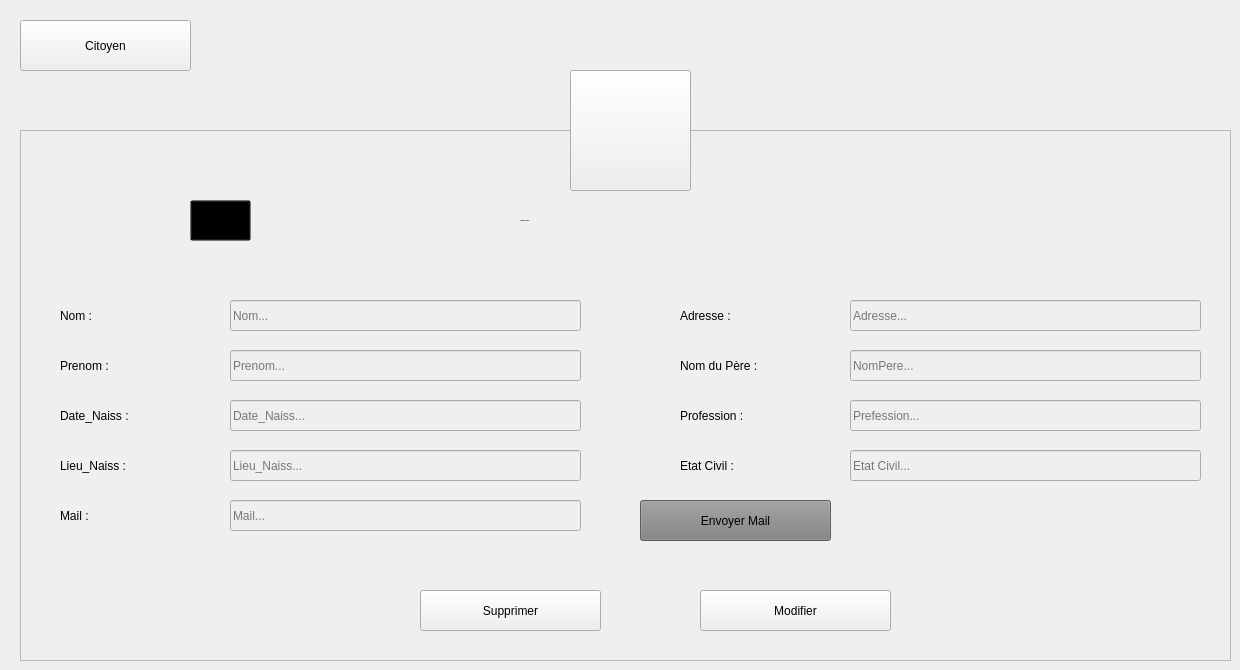
      <widget class="QWidget" name="Profile_Citoyen_2">
       <widget class="QFrame" name="frame_16">
        <property name="geometry">
         <rect>
          <x>20</x>
          <y>130</y>
          <width>1211</width>
          <height>531</height>
         </rect>
        </property>
        <property name="styleSheet">
         <string notr="true"/>
        </property>
        <property name="frameShape">
         <enum>QFrame::StyledPanel</enum>
        </property>
        <property name="frameShadow">
         <enum>QFrame::Raised</enum>
        </property>
        <widget class="QLabel" name="L_AjouterCitoyen_6">
         <property name="geometry">
          <rect>
           <x>500</x>
           <y>70</y>
           <width>281</width>
           <height>41</height>
          </rect>
         </property>
         <property name="font">
          <font>
           <family>century gothic</family>
           <pointsize>-1</pointsize>
           <weight>75</weight>
           <bold>true</bold>
          </font>
         </property>
         <property name="styleSheet">
          <string notr="true">background: transparent;</string>
         </property>
         <property name="text">
          <string>  Profile de Citoyen</string>
         </property>
        </widget>
        <widget class="QLabel" name="L_PNomCitoyen_2">
         <property name="geometry">
          <rect>
           <x>40</x>
           <y>170</y>
           <width>121</width>
           <height>31</height>
          </rect>
         </property>
         <property name="styleSheet">
          <string notr="true">background: transparent;</string>
         </property>
         <property name="text">
          <string>Nom :</string>
         </property>
        </widget>
        <widget class="QLabel" name="L_PPrenomCitoyen_2">
         <property name="geometry">
          <rect>
           <x>40</x>
           <y>220</y>
           <width>121</width>
           <height>31</height>
          </rect>
         </property>
         <property name="styleSheet">
          <string notr="true">background: transparent;</string>
         </property>
         <property name="text">
          <string>Prenom :</string>
         </property>
        </widget>
        <widget class="QLabel" name="L_PDateNaissCit_2">
         <property name="geometry">
          <rect>
           <x>40</x>
           <y>270</y>
           <width>131</width>
           <height>31</height>
          </rect>
         </property>
         <property name="styleSheet">
          <string notr="true">background: transparent;</string>
         </property>
         <property name="text">
          <string>Date_Naiss :</string>
         </property>
        </widget>
        <widget class="QLabel" name="L_PLieuNaissCit_2">
         <property name="geometry">
          <rect>
           <x>40</x>
           <y>320</y>
           <width>141</width>
           <height>31</height>
          </rect>
         </property>
         <property name="styleSheet">
          <string notr="true">background: transparent;</string>
         </property>
         <property name="text">
          <string>Lieu_Naiss :</string>
         </property>
        </widget>
        <widget class="QLabel" name="L_PMailCitoyen_2">
         <property name="geometry">
          <rect>
           <x>40</x>
           <y>370</y>
           <width>141</width>
           <height>31</height>
          </rect>
         </property>
         <property name="styleSheet">
          <string notr="true">background: transparent;</string>
         </property>
         <property name="text">
          <string>Mail :</string>
         </property>
        </widget>
        <widget class="QLineEdit" name="LE_PNomCitoyen_2">
         <property name="enabled">
          <bool>false</bool>
         </property>
         <property name="geometry">
          <rect>
           <x>210</x>
           <y>170</y>
           <width>351</width>
           <height>31</height>
          </rect>
         </property>
         <property name="placeholderText">
          <string>Nom...</string>
         </property>
        </widget>
        <widget class="QLineEdit" name="LE_PPrenomCitoyen_2">
         <property name="enabled">
          <bool>false</bool>
         </property>
         <property name="geometry">
          <rect>
           <x>210</x>
           <y>220</y>
           <width>351</width>
           <height>31</height>
          </rect>
         </property>
         <property name="placeholderText">
          <string>Prenom...</string>
         </property>
        </widget>
        <widget class="QLineEdit" name="LE_PDateNaissCit_2">
         <property name="enabled">
          <bool>false</bool>
         </property>
         <property name="geometry">
          <rect>
           <x>210</x>
           <y>270</y>
           <width>351</width>
           <height>31</height>
          </rect>
         </property>
         <property name="placeholderText">
          <string>Date_Naiss...</string>
         </property>
        </widget>
        <widget class="QLineEdit" name="LE_PLieuNaissCit_2">
         <property name="enabled">
          <bool>false</bool>
         </property>
         <property name="geometry">
          <rect>
           <x>210</x>
           <y>320</y>
           <width>351</width>
           <height>31</height>
          </rect>
         </property>
         <property name="placeholderText">
          <string>Lieu_Naiss...</string>
         </property>
        </widget>
        <widget class="QLineEdit" name="LE_PMailCitoyen_2">
         <property name="enabled">
          <bool>false</bool>
         </property>
         <property name="geometry">
          <rect>
           <x>210</x>
           <y>370</y>
           <width>351</width>
           <height>31</height>
          </rect>
         </property>
         <property name="text">
          <string/>
         </property>
         <property name="placeholderText">
          <string>Mail...</string>
         </property>
        </widget>
        <widget class="QPushButton" name="B_MConfirmerCitoyen_4">
         <property name="geometry">
          <rect>
           <x>680</x>
           <y>460</y>
           <width>191</width>
           <height>41</height>
          </rect>
         </property>
         <property name="text">
          <string>Modifier</string>
         </property>
         <property name="icon">
          <iconset>
           <normaloff>:/Ressources/image/edit.png</normaloff>:/Ressources/image/edit.png</iconset>
         </property>
         <property name="iconSize">
          <size>
           <width>20</width>
           <height>20</height>
          </size>
         </property>
        </widget>
        <widget class="QPushButton" name="B_SupprimerCitoyen_2">
         <property name="geometry">
          <rect>
           <x>400</x>
           <y>460</y>
           <width>181</width>
           <height>41</height>
          </rect>
         </property>
         <property name="styleSheet">
          <string notr="true"/>
         </property>
         <property name="text">
          <string>Supprimer</string>
         </property>
         <property name="icon">
          <iconset>
           <normaloff>:/Ressources/image/trash.png</normaloff>:/Ressources/image/trash.png</iconset>
         </property>
         <property name="iconSize">
          <size>
           <width>16</width>
           <height>16</height>
          </size>
         </property>
        </widget>
        <widget class="QToolButton" name="toolButton_24">
         <property name="geometry">
          <rect>
           <x>170</x>
           <y>70</y>
           <width>61</width>
           <height>41</height>
          </rect>
         </property>
         <property name="styleSheet">
          <string notr="true">background: transparent;</string>
         </property>
         <property name="text">
          <string/>
         </property>
         <property name="icon">
          <iconset>
           <normaloff>:/Recources/Images/add-user.png</normaloff>:/Recources/Images/add-user.png</iconset>
         </property>
         <property name="iconSize">
          <size>
           <width>30</width>
           <height>30</height>
          </size>
         </property>
        </widget>
        <widget class="QLabel" name="L_PAdresseCit_2">
         <property name="geometry">
          <rect>
           <x>660</x>
           <y>170</y>
           <width>121</width>
           <height>31</height>
          </rect>
         </property>
         <property name="styleSheet">
          <string notr="true">background: transparent;</string>
         </property>
         <property name="text">
          <string>Adresse :</string>
         </property>
        </widget>
        <widget class="QLineEdit" name="LE_PProfessionCit_2">
         <property name="enabled">
          <bool>false</bool>
         </property>
         <property name="geometry">
          <rect>
           <x>830</x>
           <y>270</y>
           <width>351</width>
           <height>31</height>
          </rect>
         </property>
         <property name="placeholderText">
          <string>Prefession...</string>
         </property>
        </widget>
        <widget class="QLineEdit" name="LE_PAdresseCit_2">
         <property name="enabled">
          <bool>false</bool>
         </property>
         <property name="geometry">
          <rect>
           <x>830</x>
           <y>170</y>
           <width>351</width>
           <height>31</height>
          </rect>
         </property>
         <property name="placeholderText">
          <string>Adresse...</string>
         </property>
        </widget>
        <widget class="QLabel" name="L_PNomPereCit_2">
         <property name="geometry">
          <rect>
           <x>660</x>
           <y>220</y>
           <width>151</width>
           <height>31</height>
          </rect>
         </property>
         <property name="styleSheet">
          <string notr="true">background: transparent;</string>
         </property>
         <property name="text">
          <string>Nom du Père :</string>
         </property>
        </widget>
        <widget class="QLineEdit" name="LE_PNomPereCit_2">
         <property name="enabled">
          <bool>false</bool>
         </property>
         <property name="geometry">
          <rect>
           <x>830</x>
           <y>220</y>
           <width>351</width>
           <height>31</height>
          </rect>
         </property>
         <property name="placeholderText">
          <string>NomPere...</string>
         </property>
        </widget>
        <widget class="QLabel" name="L_PProfessionCit_2">
         <property name="geometry">
          <rect>
           <x>660</x>
           <y>270</y>
           <width>131</width>
           <height>31</height>
          </rect>
         </property>
         <property name="styleSheet">
          <string notr="true">background: transparent;</string>
         </property>
         <property name="text">
          <string>Profession :</string>
         </property>
        </widget>
        <widget class="QLabel" name="L_PEtatCitoyen_2">
         <property name="geometry">
          <rect>
           <x>660</x>
           <y>320</y>
           <width>141</width>
           <height>31</height>
          </rect>
         </property>
         <property name="styleSheet">
          <string notr="true">background: transparent;</string>
         </property>
         <property name="text">
          <string>Etat Civil :</string>
         </property>
        </widget>
        <widget class="QLineEdit" name="LE_PEtatCitoyen_2">
         <property name="enabled">
          <bool>false</bool>
         </property>
         <property name="geometry">
          <rect>
           <x>830</x>
           <y>320</y>
           <width>351</width>
           <height>31</height>
          </rect>
         </property>
         <property name="placeholderText">
          <string>Etat Civil...</string>
         </property>
        </widget>
        <widget class="QPushButton" name="B_EnvoyeMail_2">
         <property name="geometry">
          <rect>
           <x>620</x>
           <y>370</y>
           <width>191</width>
           <height>41</height>
          </rect>
         </property>
         <property name="styleSheet">
          <string notr="true">background: Grey;

</string>
         </property>
         <property name="text">
          <string>Envoyer Mail</string>
         </property>
         <property name="icon">
          <iconset>
           <normaloff>:/Ressources/image/edit.png</normaloff>:/Ressources/image/edit.png</iconset>
         </property>
         <property name="iconSize">
          <size>
           <width>20</width>
           <height>20</height>
          </size>
         </property>
        </widget>
       </widget>
       <widget class="QToolButton" name="toolButton_25">
        <property name="geometry">
         <rect>
          <x>570</x>
          <y>70</y>
          <width>121</width>
          <height>121</height>
         </rect>
        </property>
        <property name="styleSheet">
         <string notr="true"/>
        </property>
        <property name="text">
         <string/>
        </property>
        <property name="icon">
         <iconset>
          <normaloff>:/Ressources/image/systeme-de-population.png</normaloff>:/Ressources/image/systeme-de-population.png</iconset>
        </property>
        <property name="iconSize">
         <size>
          <width>64</width>
          <height>64</height>
         </size>
        </property>
       </widget>
       <widget class="QPushButton" name="B_returnCitoyen_2">
        <property name="geometry">
         <rect>
          <x>20</x>
          <y>20</y>
          <width>171</width>
          <height>51</height>
         </rect>
        </property>
        <property name="text">
         <string>Citoyen</string>
        </property>
        <property name="icon">
         <iconset>
          <normaloff>:/Ressources/image/back-arrow.png</normaloff>:/Ressources/image/back-arrow.png</iconset>
        </property>
        <property name="iconSize">
         <size>
          <width>20</width>
          <height>20</height>
         </size>
        </property>
       </widget>
      </widget>
